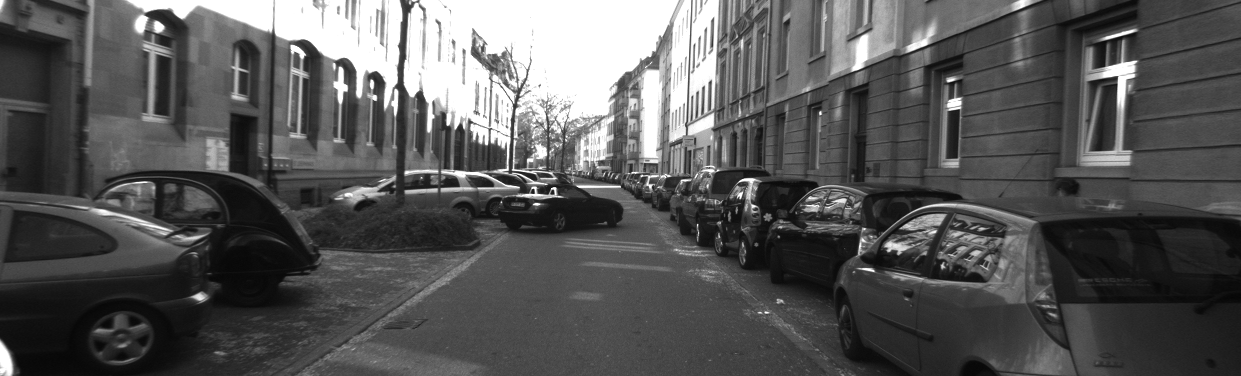
#> input picture Week3/dataset_flow/image_0/000045_10.png, 1241 x 376 px
$ jupyter execute --allow-errors tester.ipynb
#> lines starting #> are read from the running program, lines starting #| are printed output that depends on the picture; after the words box and inside, x2 and y2 are one past the last pixel; in counts of white or black regions, pixels touching at a corner belong together; long printed decimals are rounded
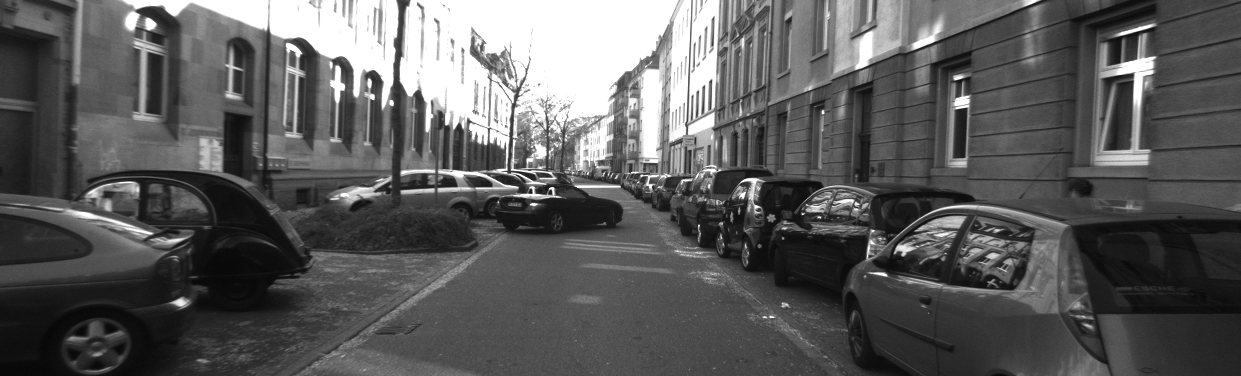
#> input picture Week3/dataset_flow/image_0/000045_11.png, 1241 x 376 px
[cell 1]
import numpy as np
import cv2
import matplotlib.pyplot as plt
from PIL import Image


def load_optical_flow(flow_path):
    """Loads KITTI 2012 optical flow file and decodes u, v components."""
#> called with flow_path = 'flow_oclusion/000045_10.png'

    flow_img = cv2.imread(flow_path, cv2.IMREAD_UNCHANGED).astype(np.double)  # Read as uint16
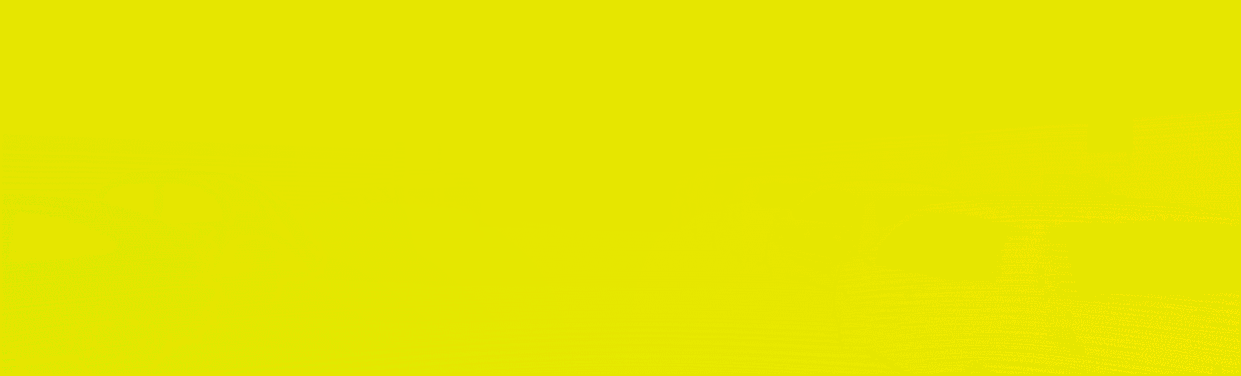
#> input picture Week3/dataset_flow/flow_oclusion/000045_10.png, 1241 x 376 px
    flow_u = (flow_img[:, :, 2] - 2**15) / 64.0
    flow_v = (flow_img[:, :, 1] - 2**15) / 64.0
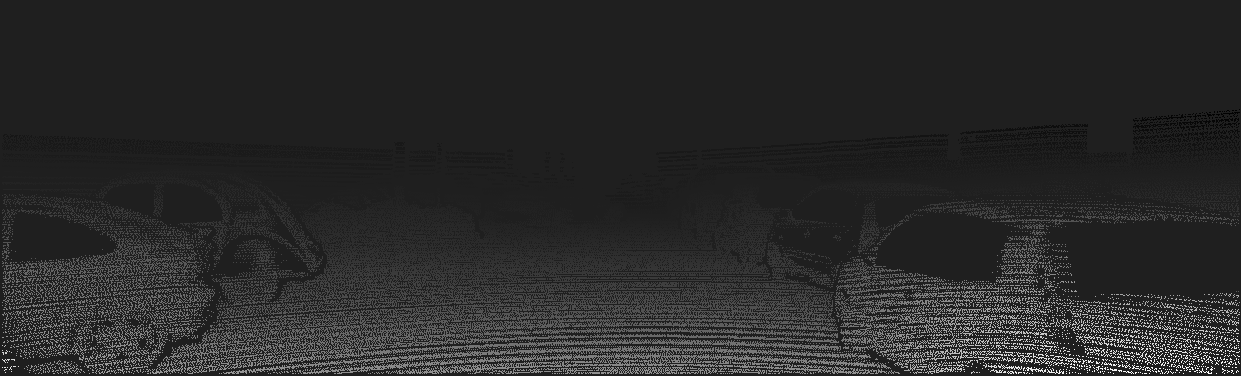
#> flow_v: shape (376, 1241) float64; min -2.45, max 17.44, mean 0.809; drawn with min black and max white

    valid = flow_img[:,:,0]
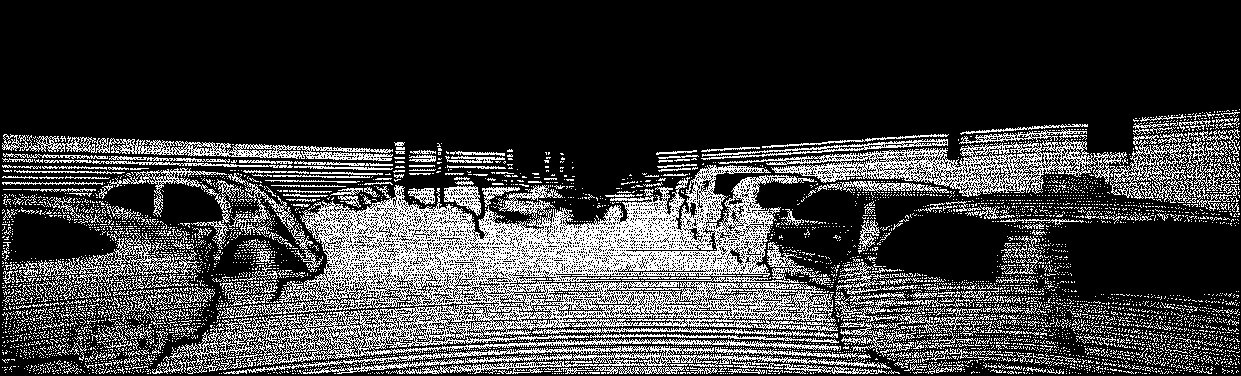
#> valid: shape (376, 1241) float64; values 0 (black) and 1 (white), 23.7% white in thin lines or dots, all inside (x1, y1, x2, y2) = (2, 109, 1240, 374)

    flow_u[valid == 0] = 0
    flow_v[valid == 0] = 0

    # valid_mask = flow_img[:, :, 2] > 0  # 1 = valid flow, 0 = invalid
    return flow_u, flow_v, valid

def visualize_optical_flow_hsv(flow_u, flow_v):
    """Visualizes optical flow using an HSV color encoding."""
    h, w = flow_u.shape
#> h = 376; w = 1241
    magnitude, angle = cv2.cartToPolar(flow_u, flow_v)

    # Create an HSV image (hue = direction, value = magnitude)
    hsv = np.zeros((h, w, 3), dtype=np.uint8)
    hsv[..., 0] = (angle * 180 / np.pi / 2) # Hue (direction)
    hsv[..., 1] = 255  # Saturation
    hsv[..., 2] =  cv2.normalize(magnitude, None, 0, 255, cv2.NORM_MINMAX)  # Value (intensity)
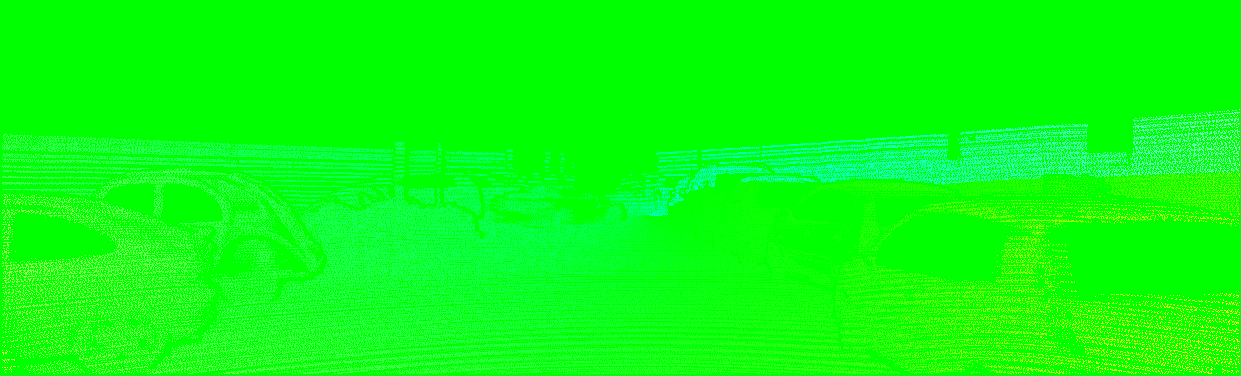
#> hsv: shape (376, 1241, 3); mean of channels 0, 1, 2 16.3, 255, 12.4; drawn as B, G, R

    return cv2.cvtColor(hsv, cv2.COLOR_HSV2RGB)  # Convert to RGB for visualization

def visualize_optical_flow_quiver(flow_u, flow_v, step=10, name="default"):
    """Visualizes optical flow using a quiver plot (arrows)."""
    h, w = flow_u.shape
    y, x = np.mgrid[0:h:step, 0:w:step]

    plt.figure(figsize=(8, 6))
    plt.imshow(np.zeros((h, w, 3), dtype=np.uint8))  # Black background
    plt.quiver(x, y, flow_u[::step, ::step], -flow_v[::step, ::step], angles="xy", scale_units="xy", scale=1, color="r")
    plt.title(f"Method {name} Optical Flow (Quiver Plot)")
    plt.axis("off")
    plt.show()


# Paths to images and flow file (update as needed)
image_left_path = "image_0/000045_10.png"
image_right_path = "image_0/000045_11.png"
flow_path = "flow_oclusion/000045_10.png"

# Load images and flow
image_left = np.array(Image.open(image_left_path).convert("RGB"))
image_right = np.array(Image.open(image_right_path).convert("RGB"))
flow_u, flow_v, mask = load_optical_flow(flow_path)


# Visualize Flow in HSV
flow_hsv = visualize_optical_flow_hsv(flow_u, flow_v)

# read an image
img = np.array(cv2.imread(flow_path))
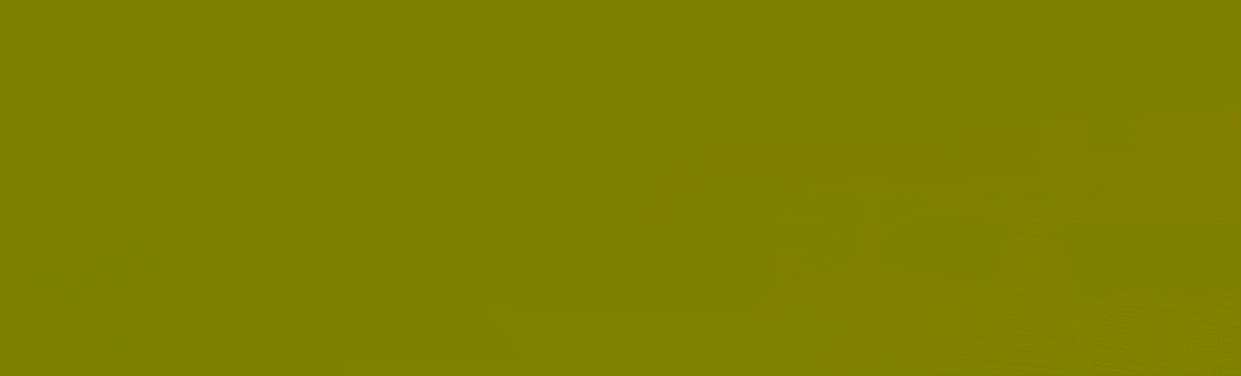
#> img: shape (376, 1241, 3); mean B, G, R 0, 128.1, 127.9
print(f"shape {img.shape}")
#| shape (376, 1241, 3)
print(f"max {np.max(img[:,:,0])}")
#| max 0
print(f"min {np.min(img[:,:,0])}")
#| min 0
# Plot side-by-side comparison
fig, axes = plt.subplots(4, 1, figsize=(10, 8))
axes[0].imshow(image_left)
axes[0].set_title("Left Image (t)")
axes[1].imshow(image_right)
axes[1].set_title("Right Image (t+1)")
axes[2].imshow(flow_hsv)
axes[2].set_title("Optical Flow (HSV)")
axes[3].imshow(mask, cmap="grey")
axes[3].set_title("Valid Mask (White = Valid, Black = Invalid)")

for ax in axes:
    ax.axis("off")

plt.show()

# Show quiver plot separately
visualize_optical_flow_quiver(flow_u, flow_v, name="Ground truth")
#> in visualize_optical_flow_quiver, `plt.show()`:
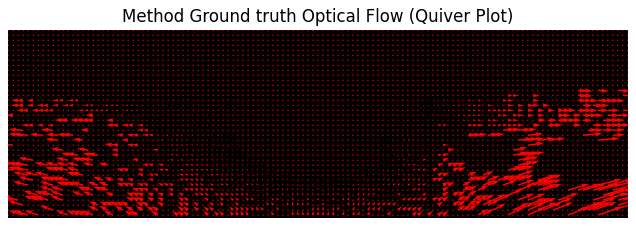
#> figure drawn by matplotlib, 1 panel

[cell 2]
# Taken from Team 1 - 2021
def get_metrics(gt_flow:np.ndarray, pred_flow:np.ndarray, mask:np.ndarray=None, th:int=3):
    """
    Calculate metrics from ground truth and predicted optical flow.
    The mask is usually the third channel of gt_flow

    Arguments:
        gt_flow,pred_flow are (H,W,3)
        th: motion_vector error greater than threshold is an erroneous pixel

    Returns:
     1. Mean Square Error in Non-occluded areas
     2. Percentage of Erroneous Pixels in Non-occluded areas
    """
    mask = gt_flow[:,:,2]

    error = np.sqrt(np.sum((gt_flow[:,:,:2] - pred_flow[:,:,:2])**2, axis=-1))
    msen = np.mean(error[mask != 0])
    pepn = 100 * np.sum(error[mask != 0] > th) / (mask != 0).sum()
    return msen, pepn

# Taken from Team 2 - 2024
def get_metrics_v2(calculated_flow, ground_truth_flow, threshold):
    # Calculate error
    error = calculated_flow[:, :, :2] - ground_truth_flow[:, :, :2]

    # Calculate squared error
    squared_error = np.sum(error**2, axis=2)

    # Calculate magnitude of ground truth flow
    gt_magnitude = np.sqrt(np.sum(ground_truth_flow**2, axis=2))

    # Calculate MSEN
    msen = np.sqrt(np.mean(squared_error))

    # Identify non-occluded areas
    non_occluded_pixels = np.ones_like(gt_magnitude, dtype=bool)

    # Calculate PEPN
    pepn = np.sum(squared_error[non_occluded_pixels] > threshold) / np.sum(non_occluded_pixels)

    return msen, pepn

[cell 3]
print("Flow U statistics:", np.min(flow_u), np.max(flow_u))
#| Flow U statistics: -46.203 53.625
print("Flow V statistics:", np.min(flow_v), np.max(flow_v))
#| Flow V statistics: -2.453 17.4375

[cell 4]
import numpy as np
import cv2
import matplotlib.pyplot as plt
import imageio
from PIL import Image
from matplotlib.animation import FuncAnimation

# Load images
image_left_path = "image_0/000045_10.png"
image_right_path = "image_0/000045_11.png"

image_left = np.array(Image.open(image_left_path).convert("RGB"))
image_right = np.array(Image.open(image_right_path).convert("RGB"))

# Create figure
fig, ax = plt.subplots(figsize=(6, 6))
frame_display = ax.imshow(image_left)
ax.axis("off")

# Frames sequence: forward and backward loop
frames = [image_left, image_right] + [image_right, image_left]  # Forward & backward transition
#> frames = 4 items

def update(frame_index):
    """Update the displayed image."""
    frame_display.set_data(frames[frame_index])

# Create animation
anim = FuncAnimation(fig, update, frames=len(frames), interval=500, repeat=True)

# Save as GIF
gif_path = "frame_transition.gif"
anim.save(gif_path, writer="pillow", fps=2)
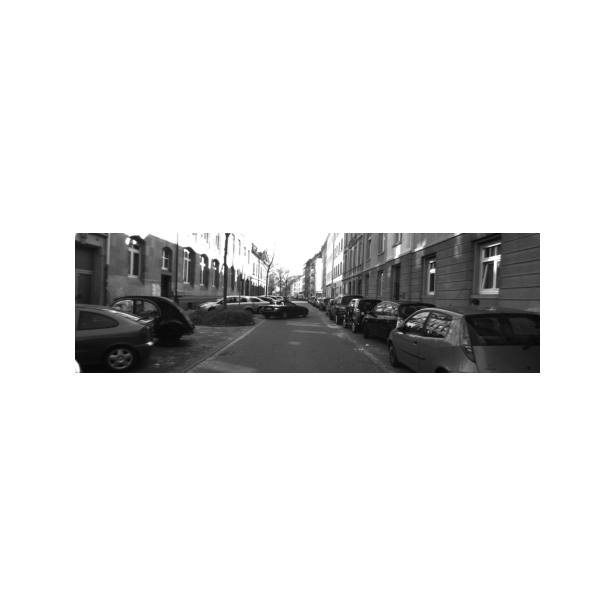
#> saved as frame_transition.gif: PIL image 600x600 RGBA; mean R, G, B, A 224.4, 224.4, 224.4, 255

print(f"GIF saved as {gif_path}")
plt.show()

[cell 5]
import numpy as np

def evaluate_optical_flow(gt_flow_path, est_flow_path, error_threshold=3.0):
    """
    Evaluates PEPN and MSEN between ground truth optical flow and estimated flow.

    Parameters:
        gt_flow_path (str): Path to the ground truth flow image (KITTI format).
        est_flow_path (str): Path to the estimated flow .npy file.
        error_threshold (float): Threshold in pixels for PEPN computation (default=3.0).

    Returns:
        dict: A dictionary with 'MSEN' and 'PEPN' values.
    """

    # Load ground truth flow (u, v, valid mask)
    gt_u, gt_v, valid_mask = load_optical_flow(gt_flow_path)

    # Load estimated optical flow (H, W, 2) from .npy
    est_flow = np.load(est_flow_path)  # Shape: (H, W, 2)
    est_u, est_v = est_flow[..., 0], est_flow[..., 1]

    est_u = np.ascontiguousarray(est_u.astype(np.float32))
    est_v = np.ascontiguousarray(est_v.astype(np.float32))


    # Resize estimated flow to match ground truth size
    gt_h, gt_w = gt_u.shape
    est_u = cv2.resize(est_u, (gt_w, gt_h), interpolation=cv2.INTER_LINEAR)
    est_v = cv2.resize(est_v, (gt_w, gt_h), interpolation=cv2.INTER_LINEAR)

    # Scale the resized flow properly (to maintain correct magnitude)
    scale_x = gt_w / est_flow.shape[1]
    scale_y = gt_h / est_flow.shape[0]
    est_u *= scale_x
    est_v *= scale_y

    # Compute flow error (Euclidean distance)
    flow_error = np.sqrt((est_u - gt_u) ** 2 + (est_v - gt_v) ** 2)

    # Compute MSEN (Mean Square Error of Non-occluded pixels)
    valid_errors = flow_error[valid_mask > 0]  # Use only valid pixels
    MSEN = np.mean(valid_errors)

    # Compute PEPN (Percentage of Erroneous Pixels)
    erroneous_pixels = np.sum(valid_errors > error_threshold)
    total_valid_pixels = np.sum(valid_mask > 0)
    PEPN = (erroneous_pixels / total_valid_pixels) * 100

    return {"MSEN": MSEN, "PEPN": PEPN}

[cell 6]
# Example Usage
flow_path = "flow_oclusion/000045_10.png"

print("PyFlow")
#> (the rest of this cell did not finish here and is left out)

[cell 7]
print("RAFT")
#> (the rest of this cell did not finish here and is left out)

print(f"MSEN: {metrics['MSEN']:.4f}, PEPN: {metrics['PEPN']:.2f}%")

est_flow = np.load("flow_raft.npy")  # Shape: (H, W, 2)
est_u, est_v = est_flow[..., 0], est_flow[..., 1]
visualize_optical_flow_quiver(est_u, est_v, name="RAFT")

[cell 8]
print("FlowFormer++")
#> (the rest of this cell did not finish here and is left out)

print(f"MSEN: {metrics['MSEN']:.4f}, PEPN: {metrics['PEPN']:.2f}%")

est_flow = np.load("../FlowFormer++/FlowFormer++_flow_pair.npy")  # Shape: (H, W, 2)
est_u, est_v = est_flow[..., 0], est_flow[..., 1]
visualize_optical_flow_quiver(est_u, est_v, name="FlowFormer++")

[cell 9]
print("NeuFlow2")
metrics = evaluate_optical_flow(flow_path, "../NeuFlow2/NeuFlow2.npy")
#> call 4 of evaluate_optical_flow, with gt_flow_path = 'flow_oclusion/000045_10.png', est_flow_path = '../NeuFlow2/NeuFlow2.npy', error_threshold = 3
#> (reads Week3/NeuFlow2/NeuFlow2.npy from the repository)
#> in evaluate_optical_flow (call 4), `flow_error = np.sqrt((est_u - gt_u) ** 2 + (est_v - gt_v) ** 2)`:
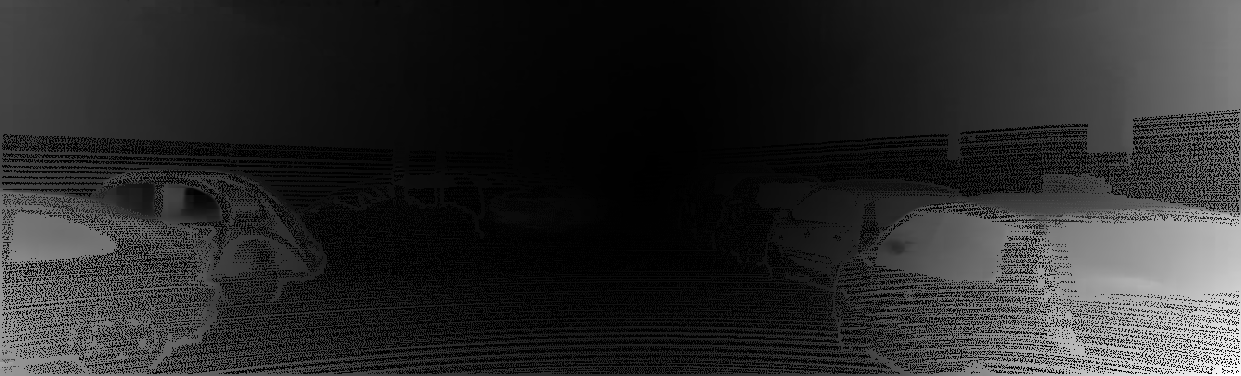
#> flow_error: shape (376, 1241) float64; min 0.000464, max 55.42, mean 9.4; drawn with min black and max white
#> in evaluate_optical_flow (call 4), `MSEN = np.mean(valid_errors)`: MSEN = 0.703
#> in evaluate_optical_flow (call 4), `erroneous_pixels = np.sum(valid_errors > error_threshold)`: erroneous_pixels = 5676
#> in evaluate_optical_flow (call 4), `total_valid_pixels = np.sum(valid_mask > 0)`: total_valid_pixels = 110744
#> in evaluate_optical_flow (call 4), `PEPN = (erroneous_pixels / total_valid_pixels) * 100`: PEPN = 5.13
#> metrics = {'MSEN': 0.703, 'PEPN': 5.13}
print(f"MSEN: {metrics['MSEN']:.4f}, PEPN: {metrics['PEPN']:.2f}%")
#| MSEN: 0.7033, PEPN: 5.13%

est_flow = np.load("../NeuFlow2/NeuFlow2.npy")  # Shape: (H, W, 2)
est_u, est_v = est_flow[..., 0], est_flow[..., 1]
visualize_optical_flow_quiver(est_u, est_v, name="NeuFlow2")
#> call 2 of visualize_optical_flow_quiver, with step = 10, name = 'NeuFlow2'
#> in visualize_optical_flow_quiver (call 2), `plt.show()`:
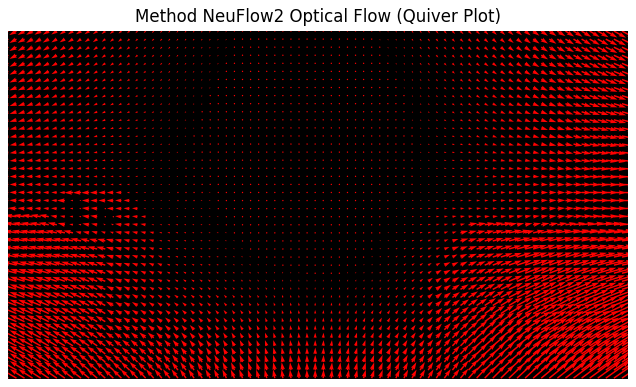
#> figure drawn by matplotlib, 1 panel
